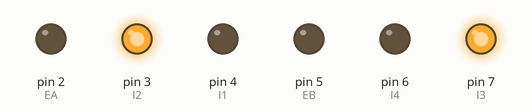
The sketch below on a simulated Arduino Uno, built with avr-gcc and run on an emulated ATmega328P. Parts: output pins drawn as LEDs (lit = HIGH). What the sketch prints to the serial monitor is not drawn.

Above: at 0.1 s.
Timing chart, 0 to 1.6 s (numbered marks = the images above):
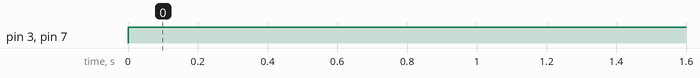

Measured:
- by itself, pin 3 (I2), pin 7 (I3): LOW → HIGH at 0.00 s

The sketch:

motor_angular_rate.ino
```cpp
// (licence header left out)
int EA = 2; // Wheel PWM pin (must be a PWM pin)
int I1 = 4; // Wheel direction digital pin 1
int I2 = 3; // Wheel direction digital pin 2
int EB = 5; // Wheel PWM pin (must be a PWM pin)
int I3 = 7; // Wheel direction digital pin 1
int I4 = 6; // Wheel direction digital pin

// Motor PWM command variable [0-255]
byte uL = 220;
byte uR = 220;

// Left wheel encoder digital pins
const byte L_SIGNAL_A = 13;
const byte L_SIGNAL_B = 12;
const byte R_SIGNAL_A = 11;
const byte R_SIGNAL_B = 10;
// Encoder ticks per (motor) revolution (TPR)
const int TPR = 3000;

// Wheel radius [m]
const double RHO = 0.0625;
const double LL = 0.2775;

// Counter to keep track of encoder ticks [integer]
volatile long L_encoder_ticks = 0;
volatile long R_encoder_ticks = 0;

// Variable to store estimated angular rate of left wheel [rad/s]
double omega_L = 0.0;
double omega_R = 0.0;
double velocity_L = 0.0;
double velocity_R = 0.0;

double avg_omega = 0.0;
double avg_v = 0.0;
// Sampling interval for measurements in milliseconds
const int T = 1000;

// Counters for milliseconds during interval
long t_now = 0;
long t_last = 0;

// This function is called when SIGNAL_A goes HIGH
void L_decodeEncoderTicks()
{
    if (digitalRead(L_SIGNAL_B) == LOW)
    {
        // SIGNAL_A leads SIGNAL_B, so count one way
        L_encoder_ticks--;
    }
    else
    {
        // SIGNAL_B leads SIGNAL_A, so count the other way
        L_encoder_ticks++;
    }
}
void R_decodeEncoderTicks()
{
    if (digitalRead(R_SIGNAL_A) == LOW)
    {
        // SIGNAL_A leads SIGNAL_B, so count one way
        R_encoder_ticks--;
    }
    else
    {
        // SIGNAL_B leads SIGNAL_A, so count the other way
        R_encoder_ticks++;
    }
}

void setup()
{
    // Open the serial port at 9600 bps
    Serial.begin(9600);

    // Set the pin modes for the motor driver
    pinMode(EA, OUTPUT);
    pinMode(I1, OUTPUT);
    pinMode(I2, OUTPUT);
    pinMode(EB, OUTPUT);
    pinMode(I3, OUTPUT);
    pinMode(I4, OUTPUT);

    // Set the pin modes for the encoders
    pinMode(L_SIGNAL_A, INPUT);
    pinMode(L_SIGNAL_B, INPUT);
    pinMode(R_SIGNAL_A, INPUT);
    pinMode(R_SIGNAL_B, INPUT);

    // Every time the pin goes high, this is a pulse
    attachInterrupt(digitalPinToInterrupt(L_SIGNAL_A), L_decodeEncoderTicks, RISING);
    attachInterrupt(digitalPinToInterrupt(R_SIGNAL_A), R_decodeEncoderTicks, RISING);

    // Print a message
    Serial.print("Program initialized.");
    Serial.print("\n");
}

// Compute vehicle speed [m/s]
double compute_vehicle_speed(double v_L, double v_R)
{
double v;
v = 0.5 * (v_L + v_R);
return v;
}
// Compute vehicle turning rate [rad/s]
double compute_vehicle_rate(double v_L, double v_R)
{
double omega;
omega = 1.0 / LL * (v_R - v_L);
return omega;
}


void loop()
{
    // Get the elapsed time [ms]
    t_now = millis();

    if (t_now - t_last >= T)
    {
        // Estimate the rotational speed [rad/s]
        omega_L = 2.0 * PI * ((double)L_encoder_ticks / (double)TPR) * 1000.0 / (double)(t_now - t_last);
        omega_R = 2.0 * PI * ((double)R_encoder_ticks / (double)TPR) * 1000.0 / (double)(t_now - t_last);


        velocity_L = RHO * omega_L;
        velocity_R = RHO * omega_R;

        avg_v = compute_vehicle_speed(velocity_L, velocity_R);

        avg_omega = compute_vehicle_rate(omega_L, omega_R);


        // Print some stuff to the serial monitor
        Serial.print("Left Encoder ticks: ");
        Serial.print(L_encoder_ticks);
        Serial.print("Right Encoder ticks: ");
        Serial.print(R_encoder_ticks);
        Serial.print("\t");
        Serial.print("Estimated left wheel speed: ");
        Serial.print(omega_L);
        Serial.print(" rad/s");
        Serial.print("Estimated right wheel speed: ");
        Serial.print(omega_R);
        Serial.print(" rad/s");
        Serial.print("\n");

        // Record the current time [ms]
        t_last = t_now;

        // Reset the encoder ticks counter
        L_encoder_ticks = 0;
        R_encoder_ticks = 0;
    }

    // Set the wheel motor PWM command [0-255]
    if (velocity_L < velocity_R){
      uR -= 1;
    }
    else{
      uR += 1;
    }
        Serial.print("uR = ");
        Serial.print(uR);
        Serial.print("  average ratio =");
        Serial.print(uR/velocity_R);

    // Select a direction
    digitalWrite(I1, LOW);
    digitalWrite(I2, HIGH);
    digitalWrite(I3, HIGH);
    digitalWrite(I4, LOW);
}

void runMotors(byte uL, byte uR)
    // PWM command to the motor driver
    {
    analogWrite(EA, uL);
    analogWrite(EB, uR);

    }
```
